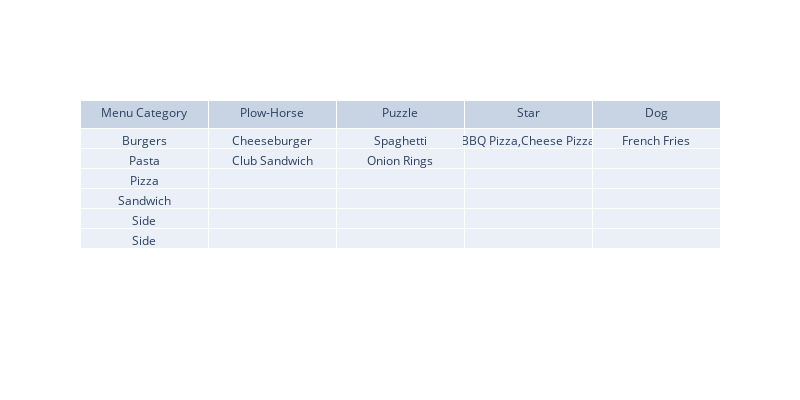

Write notebook code for a chart like this one.
### Markdown cell above
# Table Viz

### Code cell
import pandas as pd
import plotly.graph_objects as go

# Example data

df = pd.DataFrame(data)

# Group by Menu Category and Category, and aggregate the menu items as a list
grouped_df = df.groupby(['Menu Category', 'Category'])['Item Name'].apply(list).reset_index()

# Create the table using Plotly graph objects
fig = go.Figure(data=[go.Table(
    header=dict(values=['Menu Category'] + list(grouped_df['Category'].unique())),
    cells=dict(values=[grouped_df['Menu Category']] + [grouped_df[grouped_df['Category'] == cat]['Item Name'] for cat in grouped_df['Category'].unique()])
)])

# Set the table layout using the plotly_white template
fig.update_layout(template='plotly_white')

# Adjust the column width
fig.update_layout(
    autosize=False,
    width=800,  # Increase the width as desired
    height=400  # Adjust the height as needed
)

# Display the table
fig.show()

### Figure 1 — Plotly figure (JSON) as saved in the notebook; plotly's stock layout.template omitted (floating-point values rounded to 4 significant figures)
{"data": [{"cells": {"values": [["Burgers", "Pasta", "Pizza", "Sandwich", "Side", "Side"], [["Cheeseburger"], ["Club Sandwich"]], [["Spaghetti"], ["Onion Rings"]], [["BBQ Pizza", "Cheese Pizza"]], [["French Fries"]]]}, "header": {"values": ["Menu Category", "Plow-Horse", "Puzzle", "Star", "Dog"]}, "type": "table"}], "layout": {"autosize": false, "height": 400, "width": 800}}
